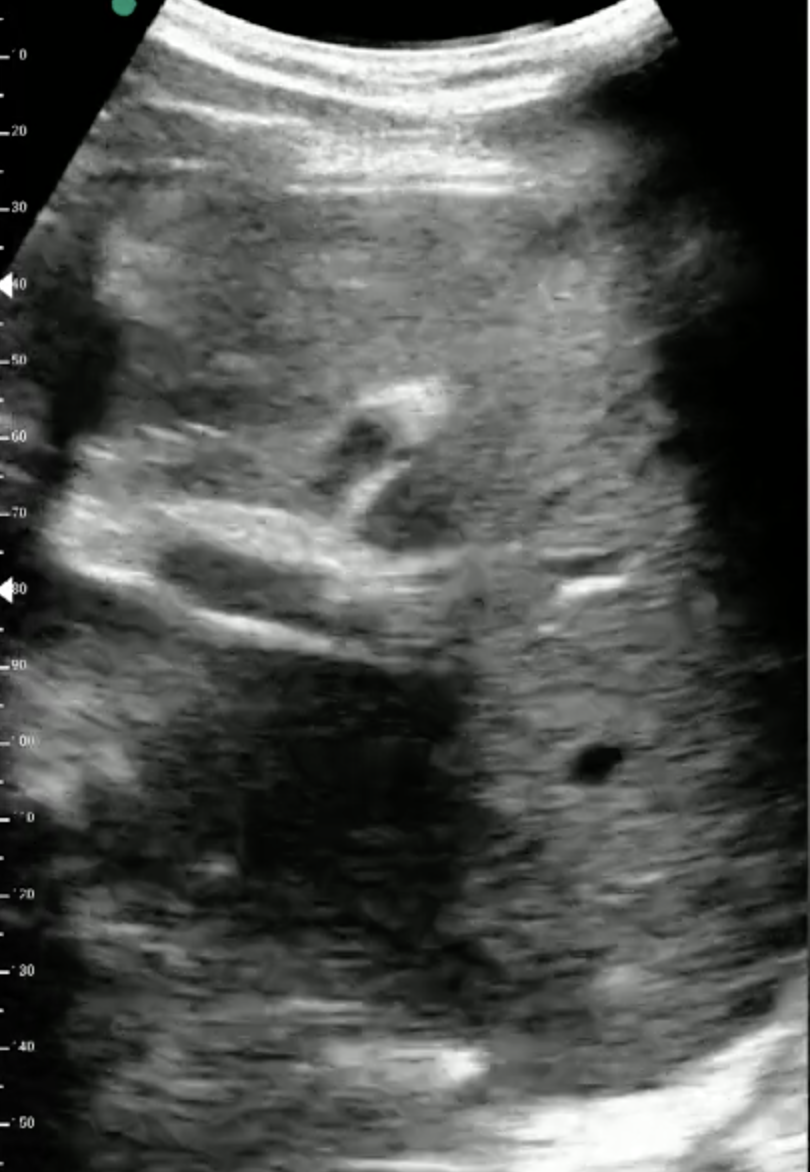
#> input picture img2/18.png, 810 x 1172 px
$ python refine_3.py
#> lines starting #> are read from the running program, lines starting #| are printed output that depends on the picture; after the words box and inside, x2 and y2 are one past the last pixel; in counts of white or black regions, pixels touching at a corner belong together
# 在res_2的基础上进行精化
# 修改close操作的kernel，使之与open一致

import cv2
import numpy as np

# 准备工作
p1_l = (350, 405)  # 上方血管 左侧极值点,用来确定具体血管轮廓
p2_l = (612, 739)  # 下方血管 左侧极值点,用来确定具体血管轮廓

# 读取图片+灰度化
img_path = r'img2/18.png'
img = cv2.imread(img_path) #cv2读进来的图片是BGR
#> img is the input picture: shape (1172, 810, 3); mean B, G, R 81.7, 84.2, 82.4
gray = cv2.cvtColor(img, cv2.COLOR_BGR2GRAY)

# 高斯模糊+二值化
blurred = cv2.GaussianBlur(gray, (61, 61),0) #61
(_, thresh1) = cv2.threshold(blurred, 90, 255, cv2.THRESH_BINARY_INV) #90
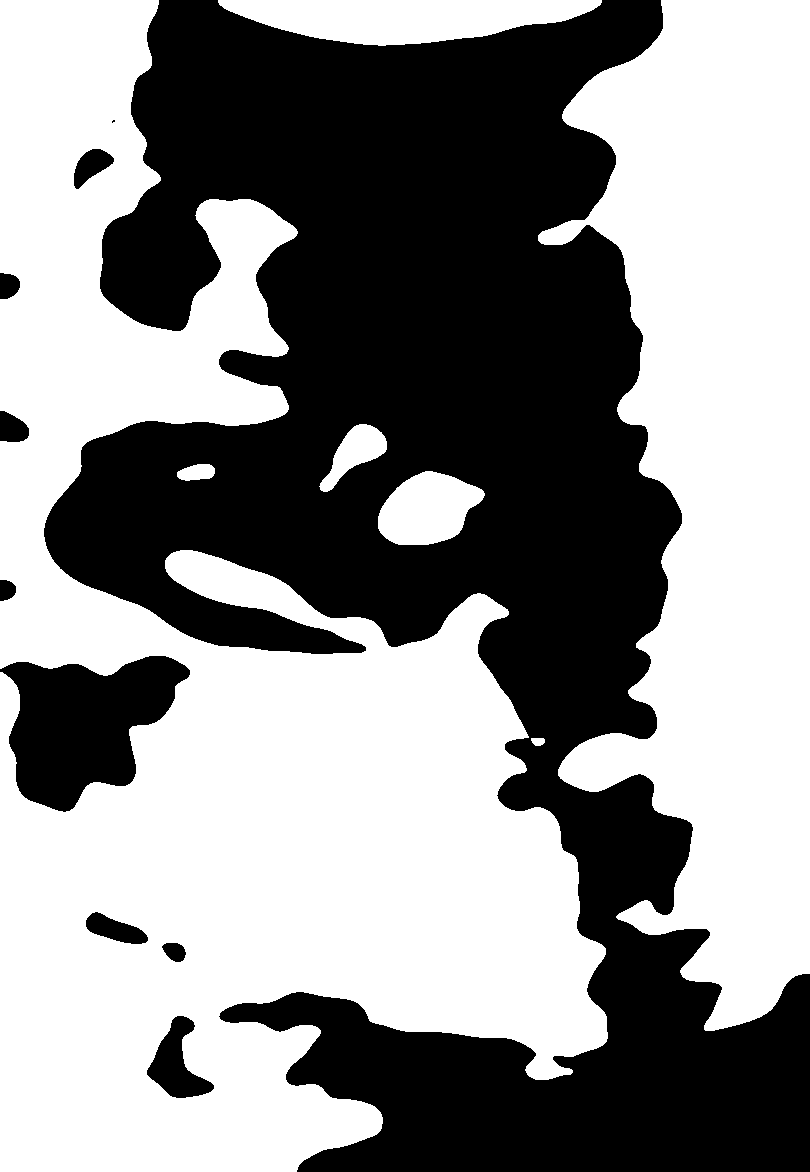
#> thresh1: shape (1172, 810); 55.9% white; 10 black regions (1 under 20 px), largest, box (x1, y1, x2, y2) and area: (44, 0, 810, 1172) 394699, (0, 656, 190, 812) 18015, (147, 1016, 214, 1098) 2596
(_, thresh2) = cv2.threshold(blurred, 45, 255, cv2.THRESH_BINARY_INV) #45
#> thresh2: shape (1172, 810); 31.1% white; 8 white regions, largest, box (x1, y1, x2, y2) and area: (0, 664, 512, 1172) 125821, (590, 0, 810, 952) 113533, (0, 0, 153, 266) 22724

imgs_1 = np.hstack((blurred,thresh1,thresh2))
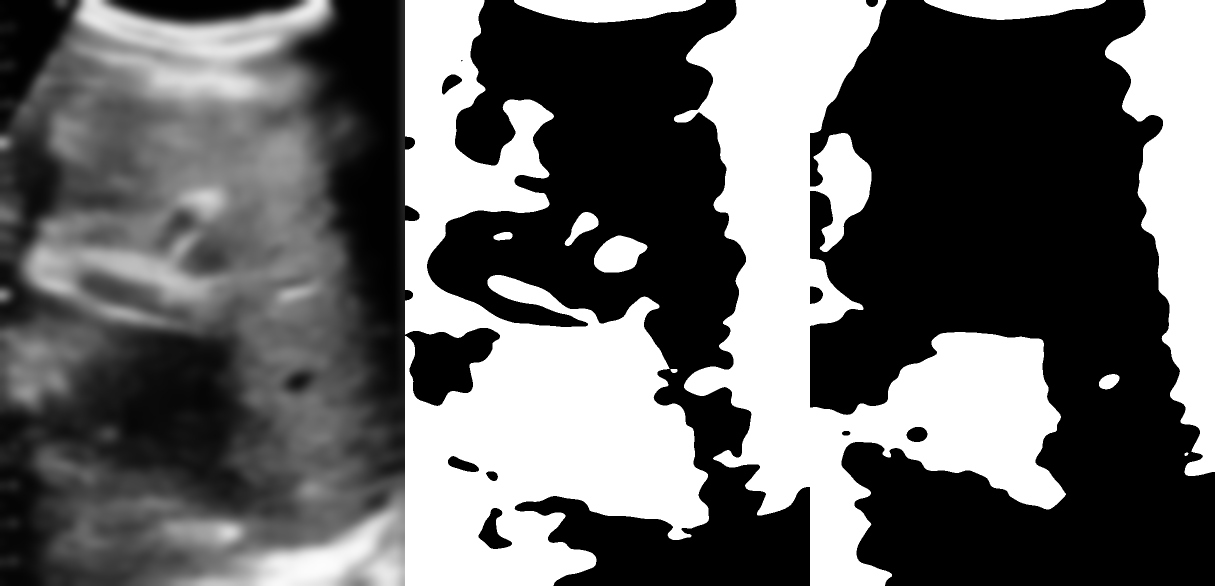
#> imgs_1: shape (1172, 2430) (shown at 1/2 size); min 0, max 255, mean 101.6
# cv2.imshow("imgs_61;90,45",imgs_1)


# 形态学处理，ELLIPSE核+Open + CLOSE操作
kernel = cv2.getStructuringElement(cv2.MORPH_ELLIPSE, (30, 30))#30
open1 = cv2.morphologyEx(thresh1, cv2.MORPH_OPEN, kernel)
#> open1: shape (1172, 810); 54.9% white; 9 black regions (1 under 20 px), largest, box (x1, y1, x2, y2) and area: (45, 0, 810, 1172) 403283, (0, 650, 190, 812) 18330, (148, 1017, 214, 1098) 2619
kernel1 = cv2.getStructuringElement(cv2.MORPH_ELLIPSE, (20, 20))#20
open2 = cv2.morphologyEx(thresh2, cv2.MORPH_OPEN, kernel1)
#> open2: shape (1172, 810); 30.9% white; 7 white regions, largest, box (x1, y1, x2, y2) and area: (0, 665, 510, 1172) 125519, (591, 0, 810, 953) 113104, (0, 0, 143, 267) 22513
kernel2 = cv2.getStructuringElement(cv2.MORPH_ELLIPSE, (30, 30)) #30
close1 = cv2.morphologyEx(open1, cv2.MORPH_CLOSE, kernel2)
#> close1: shape (1172, 810); 55.7% white; 4 black regions, box (x1, y1, x2, y2) and area: (46, 0, 810, 1172) 400868, (7, 657, 185, 811) 17752, (151, 1047, 195, 1098) 1573, (0, 413, 19, 443) 469
close2 = cv2.morphologyEx(open2, cv2.MORPH_CLOSE, kernel2)
#> close2: shape (1172, 810); 31.1% white; 7 white regions, largest, box (x1, y1, x2, y2) and area: (0, 666, 511, 1172) 127022, (592, 0, 810, 953) 113144, (0, 0, 144, 267) 22806


imgs_mor1 = np.hstack((open1,close1))
#> imgs_mor1: shape (1172, 1620); 55.3% white; 13 black regions (1 under 20 px), largest, box (x1, y1, x2, y2) and area: (45, 0, 810, 1172) 403283, (856, 0, 1620, 1172) 400868, (0, 650, 190, 812) 18330
imgs_mor2 = np.hstack((open2,close2))
#> imgs_mor2: shape (1172, 1620); 31% white; 11 white regions, largest, box (x1, y1, x2, y2) and area: (591, 0, 1321, 1172) 269331, (0, 665, 510, 1172) 125519, (1402, 0, 1620, 953) 113144
imgs_mor = np.vstack((imgs_mor1,imgs_mor2))
#> imgs_mor: shape (2344, 1620); 43.1% white; 19 white regions, largest, box (x1, y1, x2, y2) and area: (561, 0, 1419, 2344) 784231, (0, 0, 608, 1439) 361587, (1372, 0, 1620, 1027) 167806
# cv2.imshow("morphology",imgs_mor)

# 膨胀
dilate1 = cv2.dilate(close1, None, iterations=4)
#> dilate1: shape (1172, 810); 59% white; 4 black regions, box (x1, y1, x2, y2) and area: (50, 0, 810, 1172) 372934, (11, 661, 180, 806) 14976, (155, 1051, 190, 1093) 884, (0, 417, 14, 438) 230
dilate2 = cv2.dilate(close2, None, iterations=4)
#> dilate2: shape (1172, 810); 33.6% white; 6 white regions, box (x1, y1, x2, y2) and area: (0, 662, 515, 1172) 135983, (588, 0, 810, 957) 119388, (0, 0, 148, 498) 42599, (232, 0, 591, 45) 11677, (0, 515, 92, 656) 7967, (576, 746, 622, 783) 1444

imgs_dia1 = np.hstack((close1,dilate1))
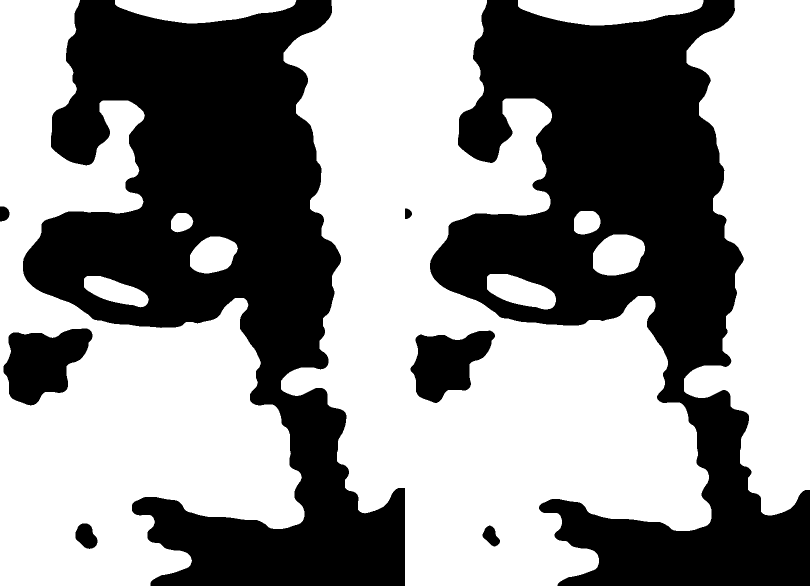
#> imgs_dia1: shape (1172, 1620) (shown at 1/2 size); 57.4% white; 8 black regions, largest, box (x1, y1, x2, y2) and area: (46, 0, 810, 1172) 400868, (860, 0, 1620, 1172) 372934, (7, 657, 185, 811) 17752
imgs_dia2 = np.hstack((close2,dilate2))
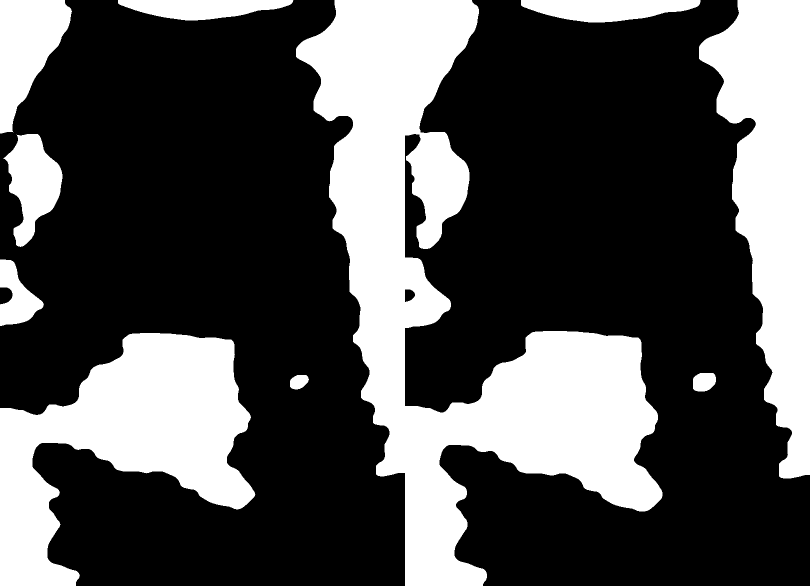
#> imgs_dia2: shape (1172, 1620) (shown at 1/2 size); 32.3% white; 10 white regions, largest, box (x1, y1, x2, y2) and area: (592, 0, 1325, 1172) 299693, (0, 666, 511, 1172) 127022, (1398, 0, 1620, 957) 119388
imgs_dia = np.vstack((imgs_dia1,imgs_dia2))
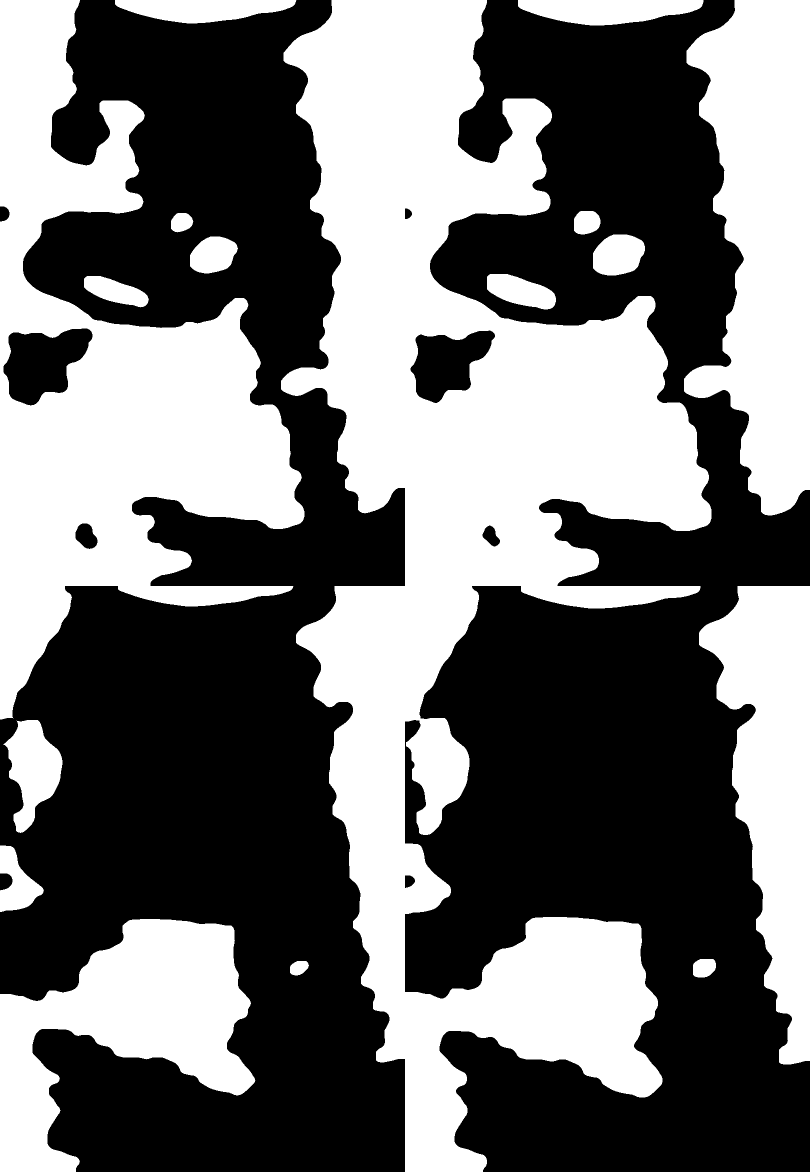
#> imgs_dia: shape (2344, 1620) (shown at 1/2 size); 44.9% white; 17 white regions
# cv2.imshow("dilate",imgs_dia)

# 检测轮廓
# cv2 返回2个值：contours,hierarchy
# cv3 返回3个值：img，contours，hierarchy
contours1, hierarchy1 = cv2.findContours(dilate1.copy(),
    cv2.RETR_TREE, cv2.CHAIN_APPROX_SIMPLE)
#> contours1 = 8 contours; box (x1, y1, x2, y2) and area: (0, 0, 613, 1172) 369342, (558, 0, 810, 1031) 174203, (10, 660, 181, 807) 15228, (226, 0, 597, 51) 13578, (376, 469, 480, 551) 6642, (164, 548, 302, 619) 6192, (338, 422, 391, 469) 2006, (154, 1050, 191, 1094) 933
print(len(contours1))
#| 8

contours2, hierarchy2 = cv2.findContours(dilate2.copy(),
    cv2.RETR_TREE, cv2.CHAIN_APPROX_SIMPLE)
#> contours2 = 6 contours; box (x1, y1, x2, y2) and area: (0, 662, 515, 1172) 134900, (588, 0, 810, 957) 118264, (0, 0, 148, 498) 41970, (232, 0, 591, 45) 11310, (0, 515, 92, 656) 7772, (576, 746, 622, 783) 1380
print(len(contours2))
#| 6

# 通过血管左侧位置，确定上方血管轮廓
dst1 = []  #存储每个轮廓左侧极值点距离标准位置p1_l的棋盘距离
for pentagram in contours1:
    leftmost = tuple(pentagram[:, 0][pentagram[:, :, 0].argmin()])
    d = abs(leftmost[0]-p1_l[0])+abs(leftmost[1]-p1_l[1])
    dst1.append(d)
#> this loop made 8 passes
#> (leftmost, d) on passes 1 to 8: ((164, 553), 334), ((376, 506), 127), ((338, 437), 44), ((558, 757), 560), ((226, 0), 529), ((0, 0), 755), ((154, 1072), 863), ((10, 740), 675)
#> after the loop, dst1 = [334, 127, 44, 560, 529, 755, 863, 675]
indx1 = dst1.index(min(dst1))
#> indx1 = 2

# 通过血管左侧位置，确定下方血管轮廓
dst2 = [] #存储每个轮廓左侧极值点距离标准位置p2_l的棋盘距离
for pentagram in contours2:
    leftmost = tuple(pentagram[:, 0][pentagram[:, :, 0].argmin()])
    d = abs(leftmost[0]-p2_l[0])+abs(leftmost[1]-p2_l[1])
    dst2.append(d)
#> this loop made 6 passes
#> (leftmost, d) on passes 1 to 6: ((576, 757), 54), ((0, 812), 685), ((0, 515), 836), ((588, 93), 670), ((232, 0), 1119), ((0, 0), 1351)
#> after the loop, dst2 = [54, 685, 836, 670, 1119, 1351]
indx2 = dst2.index(min(dst2))
#> indx2 = 0


# 分别绘制轮廓
draw_img1 = cv2.drawContours(img.copy(), contours1, indx1, (0, 0, 255), 3)
draw_img2 = cv2.drawContours(img.copy(), contours2, indx2, (0, 0, 255), 3)

imgs_draw = np.hstack((draw_img1,draw_img2))
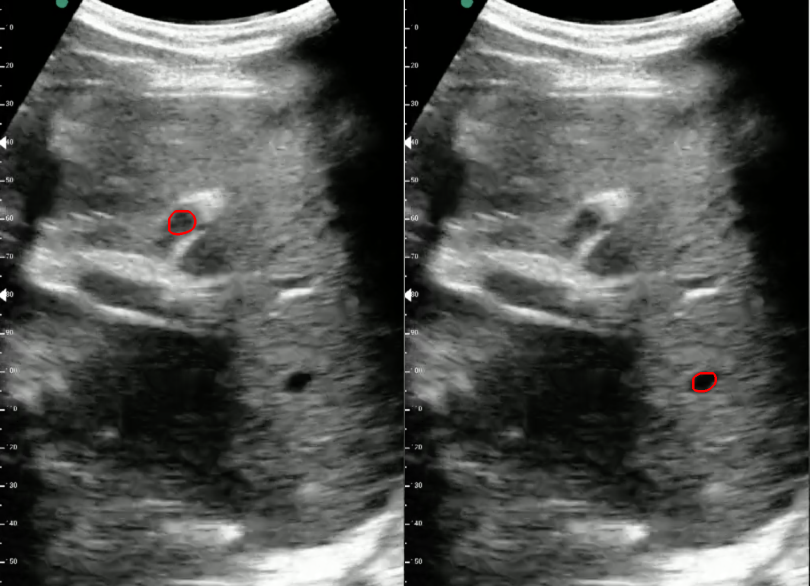
#> imgs_draw: shape (1172, 1620, 3) (shown at 1/2 size); mean B, G, R 81.7, 84.2, 82.5
# cv2.imshow("draw_img", imgs_draw)

# 绘制最终结果
res_img = cv2.drawContours(draw_img1.copy(), contours2, indx2, (0, 0, 255), 3)
cv2.imshow("res_img", res_img)


cv2.waitKey(0)
cv2.destroyAllWindows()
print("finish")
